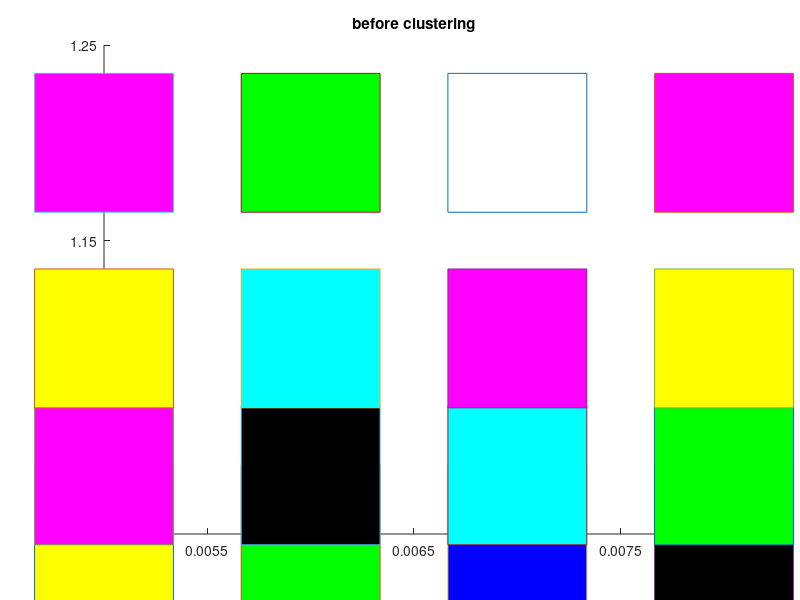
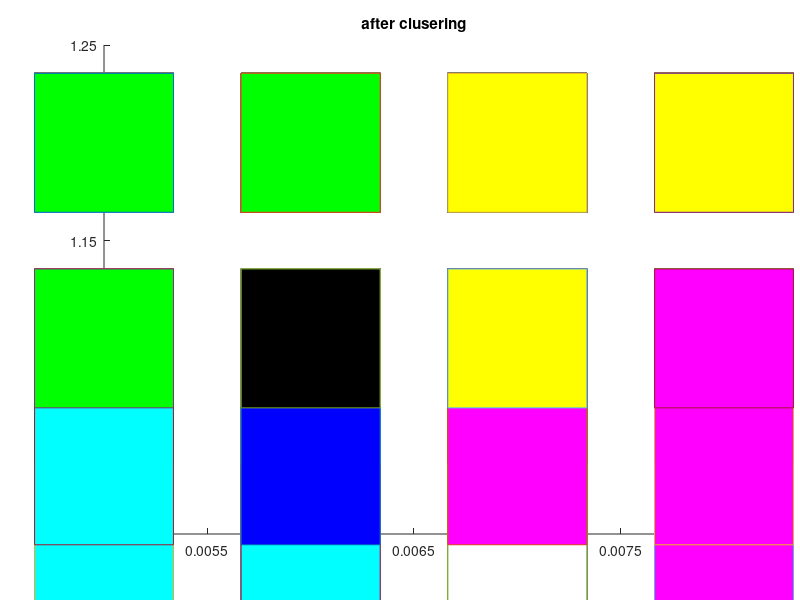

Write MATLAB code to recreate these figures, in order.
clc;
clear;
T=100;
rd=2;
sigma_initial=0.05;
alpha_initial=0.9;
number_of_vectors=16;
number_of_neuorn_inputs=27;
neighbour_radius_initial=number_of_vectors/2;

%{
    for v=1:9 %number of input neuorns 
       for x=1:3
       l=input('x ');
        I(x,v)=l;
        
       end
       
end

disp(I)
%}
    
% sprev=rng(1,'v5uniform')
  %   I=randi([0 1],3,16)
   I=[1 0 0 0 1 0 0 0 1 0 1 1 1 0 1 1 ; 1 1 0 0 0 0 1 1 1 1 0 1 0 1 1 0 ;0 0 1 0 1 0 1 0 0 1 1 0 1 0 1 1 ];
figure(1);
title('before clustering');
hold on;

plot(0.005,1,'-s','MarkerSize',100,...
    'MarkerFaceColor',[ I(1,1) I(2,1) I(3,1)]);

plot(0.006,1,'-s','MarkerSize',100,...
    'MarkerFaceColor',[I(1,2) I(2,2) I(3,2)]);

plot(0.007,1,'-s','MarkerSize',100,...
    'MarkerFaceColor',[I(1,3) I(2,3) I(3,3)]);
plot(0.008,1,'-s','MarkerSize',100,...
    'MarkerFaceColor',[I(1,4) I(2,4) I(3,4)]);


plot(0.005,1.03,'-s','MarkerSize',100,...
    'MarkerFaceColor',[I(1,5) I(2,5) I(3,5)]);

plot(0.006,1.03,'-s','MarkerSize',100,...
    'MarkerFaceColor',[I(1,6) I(2,6) I(3,6)]);

plot(0.007,1.03,'-s','MarkerSize',100,...
    'MarkerFaceColor',[I(1,7) I(2,7) I(3,7)]);
plot(0.008,1.03,'-s','MarkerSize',100,...
    'MarkerFaceColor',[I(1,8) I(2,8) I(3,8)]);

plot(0.005,1.1,'-s','MarkerSize',100,...
    'MarkerFaceColor',[I(1,9) I(2,9) I(3,9)]);

plot(0.006,1.1,'-s','MarkerSize',100,...
    'MarkerFaceColor',[I(1,10) I(2,10) I(3,10)]);

plot(0.007,1.1,'-s','MarkerSize',100,...
    'MarkerFaceColor',[I(1,11) I(2,11) I(3,11)]);

plot(0.008,1.1,'-s','MarkerSize',100,...
    'MarkerFaceColor',[I(1,12) I(2,12) I(3,12)]);
plot(0.005,1.2,'-s','MarkerSize',100,...
    'MarkerFaceColor',[I(1,13) I(2,13) I(3,13)]);

plot(0.006,1.2,'-s','MarkerSize',100,...
    'MarkerFaceColor',[I(1,14) I(2,14) I(3,14)]);

plot(0.007,1.2,'-s','MarkerSize',100,...
    'MarkerFaceColor',[I(1,15) I(2,15) I(3,15)]);
plot(0.008,1.2,'-s','MarkerSize',100,...
    'MarkerFaceColor',[I(1,16) I(2,16) I(3,16)]);
 
hold off;

    

     sprev=rng(1,'v5uniform')
     R=randi([0 1],4,4)
            G=randi([0 1],4,4)
             B=randi([0 1],4,4)
    
    
    
for t=1:T
    alpha=alpha_initial*exp((1-t)/T);
    sigma=sigma_initial*exp((1-t)/((T/log(sigma_initial))));
    max_neighbour_radius=round(neighbour_radius_initial*exp((1-t)/T));
    for n=1:16
        for i=1:4
            for j=1:4
                D(i,j)=sqrt((I(1,n)-R(i,j))^2+(I(2,n)-G(i,j))^2+(I(3,n)-B(i,j))^2);
                
            end
        end
        disp('this is differences matrix');
        disp(D);
        min=D(1,1);
        for i=1:4
            for j=1:4
               
                      if ((D(i,j)<=min))
                          min=D(i,j);
                          m=i;
                          c=j;
                          
                      end
                
               
            end 
                  end
        
        
          % update the winning neuron
%        e_factor = exp(-((m-m).^2+(c-c).^2)/2*sigma);
       R(m,c)=R(m,c)+alpha*(I(1,n)-R(m,c));
       G(m,c)=G(m,c)+alpha*(I(2,n)-G(m,c));
       B(m,c)=B(m,c)+alpha*(I(3,n)-B(m,c));
       
        % update the neighbour neurons
       for neighbour_radius=1:1:max_neighbour_radius
            jj1=m - neighbour_radius;
            jj2=c;
            if (jj1>=1) % to stay in the matrix
                e_factor = exp(-((m-jj1).^2+(c-jj2).^2)/2*sigma^2);
                R(jj1,jj2)=R(jj1,jj2) + alpha * e_factor * (I(1,n)-R(jj1,jj2));
                G(jj1,jj2)=G(jj1,jj2) + alpha * e_factor * (I(2,n)-G(jj1,jj2));
                B(jj1,jj2)=B(jj1,jj2) + alpha * e_factor * (I(3,n)-B(jj1,jj2));
            end
            jj1=m + neighbour_radius;
            jj2=c;
            if (jj1<=4) % to stay in the matrix
                e_factor = exp(-((m-jj1).^2+(c-jj2).^2)/2*sigma^2);
                  R(jj1,jj2)=R(jj1,jj2) + alpha * e_factor * (I(1,n)-R(jj1,jj2));
                G(jj1,jj2)=G(jj1,jj2) + alpha * e_factor * (I(2,n)-G(jj1,jj2));
                B(jj1,jj2)=B(jj1,jj2) + alpha * e_factor * (I(3,n)-B(jj1,jj2));
            end
            jj1=m;
            jj2=c - neighbour_radius;
            if (jj2>=1) % to stay in the matrix
               e_factor = exp(-((m-jj1).^2+(c-jj2).^2)/2*sigma^2);
                 R(jj1,jj2)=R(jj1,jj2) + alpha * e_factor * (I(1,n)-R(jj1,jj2));
                G(jj1,jj2)=G(jj1,jj2) + alpha * e_factor * (I(2,n)-G(jj1,jj2));
                B(jj1,jj2)=B(jj1,jj2) + alpha * e_factor * (I(3,n)-B(jj1,jj2));
            end
            jj1=m;
            jj2=c + neighbour_radius;
            if (jj2<=4) % to stay in the matrix
                e_factor = exp(-((m-jj1).^2+(c-jj2).^2)/2*sigma^2);
                 R(jj1,jj2)=R(jj1,jj2) + alpha * e_factor * (I(1,n)-R(jj1,jj2));
                G(jj1,jj2)=G(jj1,jj2) + alpha * e_factor * (I(2,n)-G(jj1,jj2));
                B(jj1,jj2)=B(jj1,jj2) + alpha * e_factor * (I(3,n)-B(jj1,jj2));
            end
        end        
    end
   RED=round(R);
GREEN=round(G);
BLUE=round(B);
disp(RED);
disp(GREEN);
disp(BLUE);
figure(2);
title('after clusering');
hold on;

plot(0.005,1,'-s','MarkerSize',100,...
    'MarkerFaceColor',[ RED(1,1) GREEN(1,1) BLUE(1,1)]);

plot(0.006,1,'-s','MarkerSize',100,...
    'MarkerFaceColor',[RED(1,2) GREEN(1,2) BLUE(1,2)]);

plot(0.007,1,'-s','MarkerSize',100,...
    'MarkerFaceColor',[RED(1,3) GREEN(1,3) BLUE(1,3)]);
plot(0.008,1,'-s','MarkerSize',100,...
    'MarkerFaceColor',[RED(1,4) GREEN(1,4) BLUE(1,4)]);

plot(0.005,1.03,'-s','MarkerSize',100,...
    'MarkerFaceColor',[RED(2,1) GREEN(2,1) BLUE(2,1)]);

plot(0.006,1.03,'-s','MarkerSize',100,...
    'MarkerFaceColor',[RED(2,2) GREEN(2,2) BLUE(2,2)]);

plot(0.007,1.03,'-s','MarkerSize',100,...
    'MarkerFaceColor',[RED(2,3) GREEN(2,3) BLUE(2,3)]);
plot(0.008,1.03,'-s','MarkerSize',100,...
    'MarkerFaceColor',[RED(2,4) GREEN(2,4) BLUE(2,4)]);

plot(0.005,1.1,'-s','MarkerSize',100,...
    'MarkerFaceColor',[RED(3,1) GREEN(3,1) BLUE(3,1)]);

plot(0.006,1.1,'-s','MarkerSize',100,...
    'MarkerFaceColor',[RED(3,2) GREEN(3,2) BLUE(3,2)]);

plot(0.007,1.1,'-s','MarkerSize',100,...
    'MarkerFaceColor',[RED(3,3) GREEN(3,3) BLUE(3,3)]);
plot(0.008,1.1,'-s','MarkerSize',100,...
    'MarkerFaceColor',[RED(3,4) GREEN(3,4) BLUE(3,4)]);
plot(0.005,1.2,'-s','MarkerSize',100,...
    'MarkerFaceColor',[RED(4,1) GREEN(4,1) BLUE(4,1)]);

plot(0.006,1.2,'-s','MarkerSize',100,...
    'MarkerFaceColor',[RED(4,2) GREEN(4,2) BLUE(4,2)]);

plot(0.007,1.2,'-s','MarkerSize',100,...
    'MarkerFaceColor',[RED(4,3) GREEN(4,3) BLUE(4,3)]);
plot(0.008,1.2,'-s','MarkerSize',100,...
    'MarkerFaceColor',[RED(4,4) GREEN(4,4) BLUE(4,4)]);
 
hold off; 


end
disp(D);
  disp(I);

disp('this is red');
disp(R);
disp('this is G');
disp(G);
disp('this is B');
disp(B);
